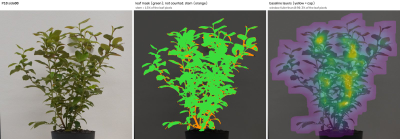
#> input picture experiments/08_problem_plants/pictures/P10_side00.jpg, 400 x 139 px
$ python masks.py ../08_problem_plants/pictures/P10_side00.jpg
#> lines starting #> are read from the running program, lines starting #| are printed output that depends on the picture; after the words box and inside, x2 and y2 are one past the last pixel; in counts of white or black regions, pixels touching at a corner belong together
"""Segmentation of the side photos: leaf mask, stem mask, pot. Our own copy, to change for the experiments.

Copied from implementation/image_processing/masks.py (the version the regression used), with only the parts that
turn a photo into masks:

* `_get_leaf_mask` / `_get_red_mask`  - the green rule plus the red-brown leaf cue (mask M0)
* `plant_mask` / `find_pot`           - keep only the blob that is the plant; locate the pot
* `segment`                           - mask M1: M0 plus "anything that is clearly not wall" in front of the wall,
                                        so dark red, purple and brown leaves are counted and red stems are not;
                                        and the stem mask: in front of the wall, near the plant, but not leaf
* `overlay`                           - the picture that shows what M1 added and dropped

Left out: analyze_img, _get_outline, _compute_metrics and draw_overlay (the main pipeline's outline and metrics),
and the import of plant_img_process_analyzer/settings.py: the tunables of the red cue are below, with the values the
original uses (settings.py doesn't set any of them).

Changes against the original:

1. **Pot top from the bottom** (`find_pot`, POT_H): the rim line is the pot's bottom minus POT_H x its width, instead
   of the top of the dark pot blob, which leaves hanging over the rim can raise.
2. **Nothing above the rim is pot** (`segment`): dark shaded leaves right above the pot merged with it into one dark
   "background object", where neither leaf nor stem was looked for (P12 lost a dense, fully covered triangle of
   leaves this way). The part of that object above the rim line, near the pot, is freed.
3. **No trunk zone:** the original never accepted non-green pixels as leaf in a strip just above the rim (0.22 x the
   pot width high), taking them for the trunk and the soil. Removed: they go through the normal leaf/stem rules.

Changing this file changes the masks: common/data.py segments every photo again when this file is newer than its
cached mask.

    python common/masks.py PHOTO [PHOTO ...]      # segment photos, write overlays to /tmp/seg
"""
import sys
from pathlib import Path

import cv2
import numpy as np

# tunables of the red-brown leaf cue (M0); the defaults the original reads through settings.py
CFG = dict(RED_CUE=True, RED_H_LO=14, RED_H_HI=160, RED_S_MIN=70, RED_V_MIN=40, RED_V_MAX=200,
           RED_OPEN_FRAC=0.0035, RED_NEAR_FRAC=0.01, RED_BASE_CUT=0.10, RED_MIN_AREA_FRAC=2e-5)

def _cfg(name, default):
    """A tuning value of the red cue (CFG above)."""
    return CFG.get(name, default)


def _get_leaf_mask(img, s=1):
    # Smooth the image to reduce sensor noise before color analysis.
    img = cv2.GaussianBlur(img, (odd(5 * s), odd(5 * s)), 0)
    # Split into BGR channels as signed 16-bit so the ExG math can't underflow.
    b, g, r = [c.astype(np.int16) for c in cv2.split(img)]
    # Excess Green index: strongly positive for green vegetation.
    exg = 2 * g - r - b
    # Clamp to the 0-255 range and convert back to 8-bit for thresholding.
    exg = np.clip(exg, 0, 255).astype(np.uint8)
    # Otsu picks the threshold automatically; result is 0/255 binary.
    _, mask = cv2.threshold(
        exg, 0, 255, cv2.THRESH_BINARY + cv2.THRESH_OTSU
    )
    # Morphological opening removes isolated noise pixels.
    kernel = np.ones((3 * s, 3 * s), np.uint8)
    mask = cv2.morphologyEx(mask, cv2.MORPH_OPEN, kernel)

    # Red-brown leaves have R >= G, so ExG ~ 0 and they are missed above.
    # Add them as leaf too (set CFG['RED_CUE'] = False to switch off).
    if _cfg("RED_CUE", True):
        mask = cv2.bitwise_or(mask, _get_red_mask(img, mask))

    return mask


def _get_red_mask(blurred_bgr, green_mask):
    """Red-brown leaf pixels that the green rule missed, cleaned of stems/soil."""
    h_img, w_img = green_mask.shape
    hsv = cv2.cvtColor(blurred_bgr, cv2.COLOR_BGR2HSV)
    h, s, v = hsv[..., 0], hsv[..., 1], hsv[..., 2]
    # Hue wraps around 0 for red: accept both ends. Saturated, mid-brightness only
    # (dark = shadow/soil, bright = background).
    cand = (
        ((h <= _cfg("RED_H_LO", 14)) | (h >= _cfg("RED_H_HI", 160)))
        & (s >= _cfg("RED_S_MIN", 70))
        & (v >= _cfg("RED_V_MIN", 40))
        & (v <= _cfg("RED_V_MAX", 200))
        & (green_mask == 0)
    ).astype(np.uint8)

    # Opening removes thin things (stems, twigs) that share the colour.
    k = max(3, int(_cfg("RED_OPEN_FRAC", 0.0035) * w_img)) | 1
    cand = cv2.morphologyEx(
        cand, cv2.MORPH_OPEN, cv2.getStructuringElement(cv2.MORPH_ELLIPSE, (k, k))
    )

    # A red leaf must touch/sit next to green foliage: drops soil and background.
    kn = max(3, int(_cfg("RED_NEAR_FRAC", 0.01) * w_img)) | 1
    near = cv2.dilate(green_mask, cv2.getStructuringElement(cv2.MORPH_ELLIPSE, (kn, kn)))
    cand &= (near > 0).astype(np.uint8)

    # Ignore the lowest part of the plant (pot rim, soil, stem base).
    ys, _ = np.where(green_mask > 0)
    if len(ys) > 0:
        y0, y1 = np.percentile(ys, 0.5), np.percentile(ys, 99.5)
        cand[int(y0 + (1 - _cfg("RED_BASE_CUT", 0.10)) * (y1 - y0)):, :] = 0

    # Drop tiny specks.
    n, lab, st, _ = cv2.connectedComponentsWithStats(cand, connectivity=8)
    keep = np.zeros(n, bool)
    keep[1:] = st[1:, cv2.CC_STAT_AREA] >= _cfg("RED_MIN_AREA_FRAC", 2e-5) * h_img * w_img
    return (keep[lab].astype(np.uint8)) * 255


# =============================================================================================
# Plant and pot (moved here from analysis_v2/extract_features.py)
# =============================================================================================

def plant_mask(leaf, s=1):
    """Keep leaf pixels belonging to the plant: the dilated region with most leaf pixels."""
    k = cv2.getStructuringElement(cv2.MORPH_ELLIPSE, (odd(41 * s), odd(41 * s)))
    big = cv2.dilate(leaf, k)
    n, lab, _, _ = cv2.connectedComponentsWithStats(big, connectivity=8)
    if n <= 1:
        return leaf
    counts = np.bincount(lab[leaf > 0], minlength=n)
    counts[0] = 0
    return np.where((lab == counts.argmax()) & (leaf > 0), 255, 0).astype(np.uint8)


def find_pot(img, plant, s=1):
    """Dark grey pot under the plant. Returns (axis_x, pot_top_y, pot_bottom_y, pot_width).

    pot_top_y is the rim line, measured from the bottom: bottom - POT_H x width. The bottom and the sides are never
    hidden by leaves, the top often is (leaves hanging over the rim), and all pots are the same model."""
    hsv = cv2.cvtColor(img, cv2.COLOR_BGR2HSV)
    dark = ((hsv[..., 2] < 95) & (hsv[..., 1] < 70)).astype(np.uint8)
    dark = cv2.morphologyEx(dark, cv2.MORPH_OPEN, np.ones((5 * s, 5 * s), np.uint8))
    ys, xs = np.nonzero(plant)
    xc = np.median(xs)
    y_low = np.percentile(ys, 60)
    n, lab, st, cen = cv2.connectedComponentsWithStats(dark, connectivity=8)
    best, best_score = None, -1
    for i in range(1, n):
        x, y, w, h, a = st[i]
        if a < 3000 * s * s or cen[i][1] < y_low or abs(cen[i][0] - xc) > 250 * s:
            continue
        if not (100 * s < w < 400 * s and 80 * s < h < 350 * s):
            continue
        if a > best_score:
            best, best_score = i, a
    if best is None:
        return np.nan, np.nan, np.nan, np.nan
    # convex hull of the blob: repairs the notch cut by the white label / overhanging leaves
    cnt, _ = cv2.findContours((lab == best).astype(np.uint8), cv2.RETR_EXTERNAL, cv2.CHAIN_APPROX_SIMPLE)
    comp = np.zeros(dark.shape, np.uint8)
    cv2.fillConvexPoly(comp, cv2.convexHull(np.vstack(cnt)), 1)
    comp = comp > 0
    rows = np.nonzero(comp.any(1))[0]
    top, bot = rows.min(), rows.max()
    band = rows[(rows > top + 0.3 * (bot - top)) & (rows < top + 0.7 * (bot - top))]
    lefts = np.array([np.nonzero(comp[r])[0].min() for r in band])
    rights = np.array([np.nonzero(comp[r])[0].max() for r in band])
    width = float(np.median(rights - lefts))
    return (float(np.median((lefts + rights) / 2)), float(bot - POT_H * width), float(bot), width)


# =============================================================================================
# Mask M1: leaf against the wall (moved here from analysis_v3/seg.py)
# =============================================================================================

# --- tunables (px at 1/4 resolution; 1 px ~ 0.75 mm at the pot) -------------------------------
BG_WIN = 121          # window of the local wall model
D_L = 35.0            # foreground if this much darker than the local wall (L of Lab, 0..255)
D_C = 12.0            # ... or this much more colourful (chroma of Lab)
CORE = 13             # non-green foreground counts as leaf only where it is at least this wide (~10 mm)
MAX_ELONG = 3.0       # ... and compact: area / width^2 above this is a ribbon (trunk), not a leaf
REGROW = 4            # margins and tips given back to an accepted blob
NEAR = 25             # ... and lie within this distance of accepted leaf pixels (grown iteratively)
MAX_BLOB = 8000       # ... and not be larger than this (a cluster of dark leaves, not a laptop)
OBJ_MIN_FRAC = 0.012  # dark non-green blobs larger than this share of the image are background objects
OBJ_GROW = 6          # safety margin around those objects
POT_H = 0.945         # pot height (bottom to the top of the rim) / pot width: all pots are the same model. 5th
                      # percentile of the measured ratio over all 234 photos (median 0.963: there leaves on the rim
                      # make the pot look taller); on the photos this line lies on the top edge of the rim
POT_FREE = 1.0        # above the rim, a dark object touching the pot is freed within this x pot width of its axis


def odd(n):
    """Nearest odd integer >= 1 (kernel sizes)."""
    return max(1, int(round(n)) | 1)


def ell(d):
    return cv2.getStructuringElement(cv2.MORPH_ELLIPSE, (d, d))


def green_mask(img, s=1):
    """The pipeline's green rule only (ExG + Otsu + 3x3 opening), without the red cue."""
    b = cv2.GaussianBlur(img, (odd(5 * s), odd(5 * s)), 0)
    bb, g, r = [c.astype(np.int16) for c in cv2.split(b)]
    exg = np.clip(2 * g - r - bb, 0, 255).astype(np.uint8)
    _, m = cv2.threshold(exg, 0, 255, cv2.THRESH_BINARY + cv2.THRESH_OTSU)
    return cv2.morphologyEx(m, cv2.MORPH_OPEN, np.ones((3 * s, 3 * s), np.uint8))


def wall_background(lab, s=1):
    """Local wall colour. Returns (bg Lab float32 image, valid mask, wall-candidate mask)."""
    L, a, b = lab[..., 0], lab[..., 1] - 128, lab[..., 2] - 128
    chroma = np.hypot(a, b)
    # the wall is the dominant bright, colourless surface: take its brightness from the histogram
    bright = L[(chroma < 12) & (L > 120)]
    l_wall = np.percentile(bright, 60) if bright.size else 190.0
    cand = ((L > l_wall - 45) & (chroma < 12)).astype(np.float32)
    cand = cv2.erode(cand, np.ones((5 * s, 5 * s), np.uint8))    # stay away from object borders
    win = odd(BG_WIN * s)
    for _ in range(2):
        den = cv2.boxFilter(cand, -1, (win, win), normalize=False)
        bg = np.dstack([cv2.boxFilter(lab[..., i] * cand, -1, (win, win), normalize=False) for i in range(3)])
        ok = den > 0.04 * win * win
        bg = bg / np.maximum(den, 1)[..., None]
        # refine: wall candidates are the pixels close to the local estimate
        d = np.abs(lab[..., 0] - bg[..., 0])
        cand = (ok & (d < 10) & (chroma < 12)).astype(np.float32)
        cand = cv2.erode(cand, np.ones((3 * s, 3 * s), np.uint8))
    # fill pixels with too few wall neighbours (dense foliage) from a much larger window
    big = 4 * win + 1
    den2 = cv2.boxFilter(cand, -1, (big, big), normalize=False)
    bg2 = np.dstack([cv2.boxFilter(lab[..., i] * cand, -1, (big, big), normalize=False) for i in range(3)])
    bg2 = bg2 / np.maximum(den2, 1)[..., None]
    bg[~ok] = bg2[~ok]
    valid = ok | (den2 > 0.02 * big ** 2)
    return bg, valid, cand > 0


def scene_zones(img, lab, green, s=1):
    """Big dark background objects (opening on the left, laptop, marker squares, pot, dark table front).
    Returns (zone uint8: 1 = bright uniform background behind this pixel is plausible, object mask)."""
    h, w = img.shape[:2]
    L = lab[..., 0]
    gd = cv2.dilate(green, ell(odd(5 * s))) > 0
    dark = ((L < 110) & ~gd).astype(np.uint8)
    dark = cv2.morphologyEx(dark, cv2.MORPH_OPEN, ell(odd(15 * s)))   # breaks stems that link plant and objects
    n, cc, st, _ = cv2.connectedComponentsWithStats(dark, connectivity=8)
    big = np.zeros(n, bool)
    big[1:] = st[1:, cv2.CC_STAT_AREA] > OBJ_MIN_FRAC * h * w
    obj = big[cc].astype(np.uint8)
    obj = cv2.dilate(obj, ell(odd(2 * OBJ_GROW * s + 1)))
    return (1 - obj).astype(np.uint8), obj


def segment(img, want_debug=False, s=1):
    """img: BGR at 1/4 res, or at s x that (s=4: full resolution; every size in px is scaled with s, every area with
    s^2). Returns dict(m0, m1, stem, plant0, plant1, pot=(ax,top,bot,w), info), pot in the image's own px."""
    h, w = img.shape[:2]
    m0 = _get_leaf_mask(img, s)
    pm0 = plant_mask(m0, s)
    pot = find_pot(img, pm0, s)
    green = green_mask(img, s)
    blur = cv2.GaussianBlur(img, (odd(5 * s), odd(5 * s)), 0)
    lab = cv2.cvtColor(blur, cv2.COLOR_BGR2LAB).astype(np.float32)
    bg, valid, cand = wall_background(lab, s)
    dL = lab[..., 0] - bg[..., 0]
    ch = np.hypot(lab[..., 1] - 128, lab[..., 2] - 128)
    chbg = np.hypot(bg[..., 1] - 128, bg[..., 2] - 128)
    fg = valid & ((dL < -D_L) | (ch - chbg > D_C))
    zone, obj = scene_zones(img, lab, green, s)
    ax, ptop, pbot, pw = pot
    if np.isfinite(ptop):
        rim = max(0, int(round(ptop)))
        x0, x1 = max(0, int(ax - 0.62 * pw)), min(w, int(ax + 0.62 * pw))
        # Nothing above the rim line is pot. Dark shaded leaves right above the pot touch it and merge with it into one
        # dark "background object" (scene_zones); free the part of that object above the rim, near the pot.
        nobj, cobj = cv2.connectedComponents((zone == 0).astype(np.uint8), connectivity=8)
        ids = np.unique(cobj[rim:int(pbot) + 1, x0:x1])
        ids = ids[ids > 0]
        f0, f1 = max(0, int(ax - POT_FREE * pw)), min(w, int(ax + POT_FREE * pw))
        free = np.zeros((h, w), bool)
        free[:rim, f0:f1] = np.isin(cobj[:rim, f0:f1], ids)
        zone[free] = 1
        # the pot and everything under its rim, a bit wider than the pot (rim, label, soil)
        zone[max(0, rim - 4 * s):, x0:x1] = 0
    zone_b = zone > 0
    fgz = (fg & zone_b).astype(np.uint8)
    g = (green > 0)
    # non-green foreground in front of the wall: wide compact blobs are leaves, thin or ribbon shapes are stems
    ng = ((fgz > 0) & ~g).astype(np.uint8)
    core = cv2.morphologyEx(ng, cv2.MORPH_OPEN, ell(odd(CORE * s)))   # locally at least CORE px wide
    n, cc, st, _ = cv2.connectedComponentsWithStats(core, connectivity=8)
    dt = cv2.distanceTransform(core, cv2.DIST_L2, 5)
    dmax = np.zeros(n)
    np.maximum.at(dmax, cc.ravel(), 2 * dt.ravel())
    area = st[:, cv2.CC_STAT_AREA].astype(float)
    leaf_like = (area / np.maximum(dmax, 1) ** 2 <= MAX_ELONG) & (area <= MAX_BLOB * s * s)
    leaf_like[0] = False
    # accept leaf-like cores only next to accepted leaf, growing outwards (red shoot tips etc.)
    acc = ((pm0 > 0) & (g | ~zone_b)).astype(np.uint8)     # start: the plant's green pixels (+ M0 outside the zone)
    remaining = set(np.nonzero(leaf_like)[0].tolist())
    okcore = np.zeros(n, bool)
    changed = True
    while changed and remaining:
        changed = False
        near = cv2.dilate(acc, ell(odd(2 * NEAR * s + 1))) > 0
        for i in np.unique(cc[near & (cc > 0)]):
            if i in remaining:
                okcore[i] = True
                acc[cc == i] = 1
                remaining.discard(i)
                changed = True
    # give the accepted cores their margins and tips back (a few px, only inside the non-green foreground)
    grown = cv2.dilate(okcore[cc].astype(np.uint8), ell(odd(2 * REGROW * s + 1))) & ng
    acc |= grown
    m1 = np.where(zone_b, acc > 0, m0 > 0)
    # inside the zone, green pixels must also be foreground against the wall (drops green-ish wall noise)
    m1 &= np.where(zone_b, (fg | g), True)
    m1 = (m1.astype(np.uint8)) * 255
    pm1 = plant_mask(m1, s)
    stem = ((fgz > 0) & ~(m1 > 0)).astype(np.uint8) * 255
    stem = cv2.bitwise_and(stem, cv2.dilate(pm1, ell(odd(2 * NEAR * s + 1))))
    out = dict(m0=m0, m1=m1, plant0=pm0, plant1=pm1, stem=stem, pot=pot, zone=zone,
               info=dict(obj_px=int(obj.sum())))
    if want_debug:
        out.update(fg=fg.astype(np.uint8) * 255, bg=bg, dL=dL)
    return out


def overlay(img, s):
    """green = leaf in both masks, magenta = added by M1, red = dropped by M1, yellow = stem, blue tint = not wall zone."""
    vis = img.copy()
    both = (s["plant0"] > 0) & (s["plant1"] > 0)
    add = (s["plant1"] > 0) & ~(s["m0"] > 0)
    drop = (s["plant0"] > 0) & ~(s["m1"] > 0)
    st = s["stem"] > 0
    for m, c, a in [(both, (0, 220, 0), 0.45), (st, (0, 255, 255), 0.8), (add, (255, 0, 255), 0.85), (drop, (0, 0, 255), 0.85)]:
        vis[m] = ((1 - a) * vis[m] + a * np.array(c)).astype(np.uint8)
    z = s["zone"] == 0
    vis[z] = (0.75 * vis[z] + 0.25 * np.array([255, 120, 0])).astype(np.uint8)
    return vis


if __name__ == "__main__":
    out = Path("/tmp/seg")
    out.mkdir(parents=True, exist_ok=True)
    for arg in sys.argv[1:]:
        p = Path(arg)
        img = cv2.imread(str(p), cv2.IMREAD_REDUCED_COLOR_4)
#> img is the input picture: shape (139, 400, 3); mean B, G, R 109.8, 126.1, 115.8
        s = segment(img)
#> in _get_leaf_mask, `_, mask = cv2.threshold( exg, 0, 255, cv2.THRESH_BINARY + cv2.THRESH_O..`:
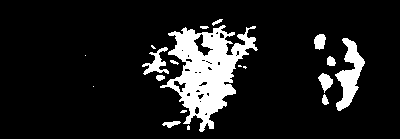
#> mask: shape (139, 400); 11.8% white; 19 white regions (7 under 20 px), largest, box (x1, y1, x2, y2) and area: (160, 25, 258, 132) 4598, (335, 38, 365, 111) 986, (142, 47, 169, 75) 300
#> in _get_red_mask, `ys, _ = np.where(green_mask > 0)`: ys = 6312 values from 19 to 131
#> in _get_red_mask, `y0, y1 = np.percentile(ys, 0.5), np.percentile(ys, 99.5)`: y0 = 26; y1 = 127
#> in _get_red_mask, `n, lab, st, _ = cv2.connectedComponentsWithStats(cand, connectivity=8)`: n = 1; st = [[0, 0, 400, 139, 55600]]
#> in plant_mask, `n, lab, _, _ = cv2.connectedComponentsWithStats(big, connectivity=8)`:
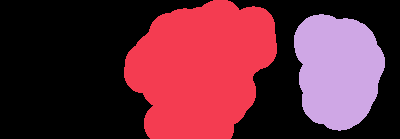
#> lab: shape (139, 400) int32; 3 distinct labels, from 0 to 2; one colour per label, 0 black
#> in plant_mask, `n, lab, _, _ = cv2.connectedComponentsWithStats(big, connectivity=8)`: n = 3
#> in plant_mask, `counts = np.bincount(lab[leaf > 0], minlength=n)`: counts = [0, 4916, 1396]
#> in find_pot, `dark = cv2.morphologyEx(dark, cv2.MORPH_OPEN, np.ones((5 * s, 5 * s), ..`:
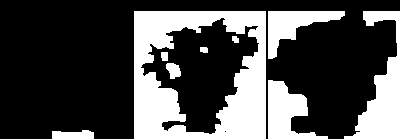
#> dark: shape (139, 400); values 0 (black) and 1 (white), 29.9% white; 9 white regions, largest, box (x1, y1, x2, y2) and area: (134, 11, 266, 139) 9672, (344, 11, 400, 139) 2965, (268, 80, 328, 139) 1836
#> in find_pot, `ys, xs = np.nonzero(plant)`: ys = 4916 values from 19 to 131; xs = 4916 values, max 256 at index 1056, min 144 at index 2556, mean 202.8
#> in find_pot, `xc = np.median(xs)`: xc = 204
#> in find_pot, `y_low = np.percentile(ys, 60)`: y_low = 77
#> in find_pot, `n, lab, st, cen = cv2.connectedComponentsWithStats(dark, connectivity=8)`:
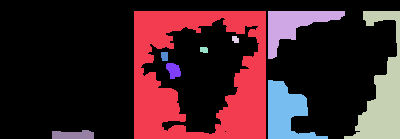
#> lab: shape (139, 400) int32; 10 distinct labels, from 0 to 9; one colour per label, 0 black
#> in find_pot, `n, lab, st, cen = cv2.connectedComponentsWithStats(dark, connectivity=8)`: n = 10; st = [[0, 0, 400, 139, 38954], [134, 11, 132, 128, 9672], [268, 11, 77, 48, 1537], [344, 11, 56, 128, 2965], [232, 36, 7, 7, 41], [200, 47, 8, 6, 44], [161, 52, 7, 9, 60], [166, 63, 15, 16, 172], [268, 80, 60, 59, 1836], [52, 130, 42, 9, 319]]; cen = [[179.3, 64.54], [198.1, 77.05], [293.1, 24.56], [382.5, 91.54], [235, 39], [203.6, 49.39], [164.2, 55.85], [173.1, 69.98], [285.4, 112.1], [72.69, 134.7]]
#> the loop in find_pot, `for i in range(1, n):` made 9 passes
#> (x, y, w, h, a, best, best_score) on pass 1: (134, 11, 132, 128, 9672, 1, 9672)
#> after the loop in find_pot, `for i in range(1, n):`: best = 1; best_score = 9672
#> in find_pot, `cnt, _ = cv2.findContours((lab == best).astype(np.uint8), cv2.RETR_EXT..`: cnt = [[[134, 11], [134, 138], [265, 138], [265, 11]]]
#> in find_pot, `cv2.fillConvexPoly(comp, cv2.convexHull(np.vstack(cnt)), 1)`:
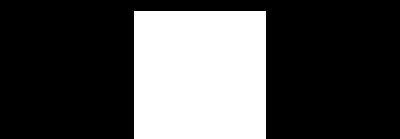
#> comp: shape (139, 400); values 0 (black) and 1 (white), 30.4% white; 1 white region, box (x1, y1, x2, y2) and area: (134, 11, 266, 139) 16896
#> in find_pot, `rows = np.nonzero(comp.any(1))[0]`: rows = 128 values from 11 to 138
#> in find_pot, `top, bot = rows.min(), rows.max()`: top = 11; bot = 138
#> in find_pot, `band = rows[(rows > top + 0.3 * (bot - top)) & (rows < top + 0.7 * (bo..`: band = 50 values from 50 to 99
#> in find_pot, `lefts = np.array([np.nonzero(comp[r])[0].min() for r in band])`: lefts = 50 values from 134 to 134
#> in find_pot, `rights = np.array([np.nonzero(comp[r])[0].max() for r in band])`: rights = 50 values from 265 to 265
#> in find_pot, `width = float(np.median(rights - lefts))`: width = 131
#> in segment, `pot = find_pot(img, pm0, s)`: pot = (199.5, 14.21, 138, 131)
#> in wall_background, `chroma = np.hypot(a, b)`:
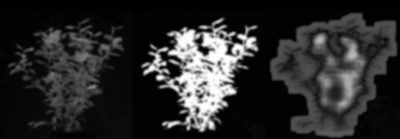
#> chroma: shape (139, 400) float32; min 0, max 94.18, mean 15.8; drawn with min black and max white
#> in wall_background, `bright = L[(chroma < 12) & (L > 120)]`: bright = 16622 values, max 255 at index 21, min 121 at index 7378, mean 196.8
#> in wall_background, `l_wall = np.percentile(bright, 60) if bright.size else 190.0`: l_wall = 192
#> the loop in wall_background, `for _ in range(2):` made 2 passes
#> pass 1, in wall_background, `bg = bg / np.maximum(den, 1)[..., None]`:
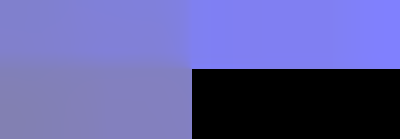
#> bg: shape (139, 400, 3) float32; mean B, G, R 159, 94.8, 95.5
#> (the rest of the program and of its run is left out)
